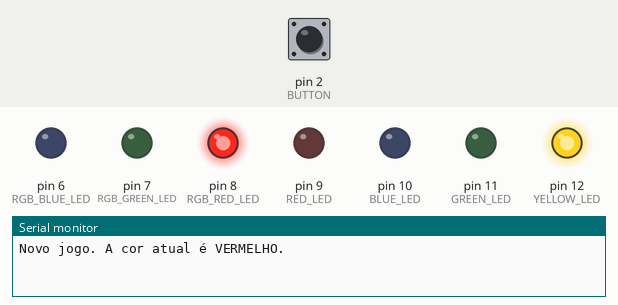
Bench run of a sketch on a simulated Arduino Uno, built with avr-gcc and run on an emulated ATmega328P. Shown: output pins drawn as LEDs (lit = HIGH), the last lines printed to the serial monitor. Dashed ring = blinking. The inputs (shaded band) are chosen by the test bench; at power-on: pin 2 (BUTTON) HIGH. Random numbers use the default seed unless the sketch sets one.

Above: at 1.2 s.
1.3 s: pin 2 (BUTTON) pulled LOW for 0.15 s
At 2.4 s:
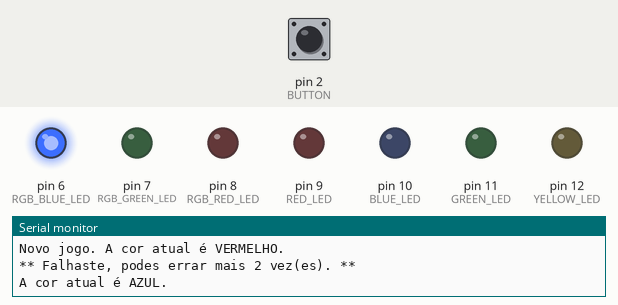
4.4 s: pin 2 (BUTTON) pulled LOW for 1 s
At 5.2 s:
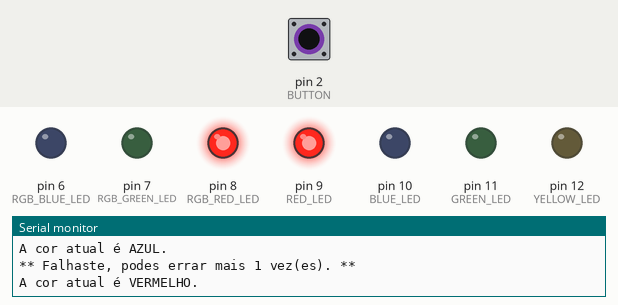
8.4 s: pin 2 (BUTTON) pulled LOW for 0.15 s
At 9.7 s:
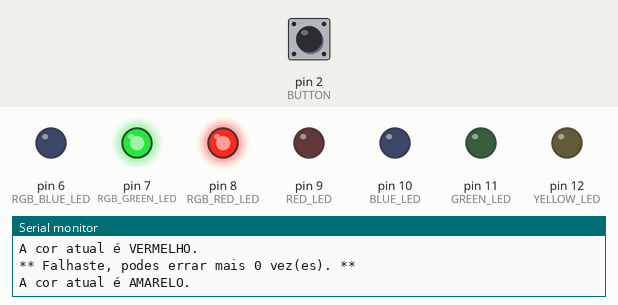
11.5 s: pin 2 (BUTTON) pulled LOW for 3.2 s
At 15.0 s:
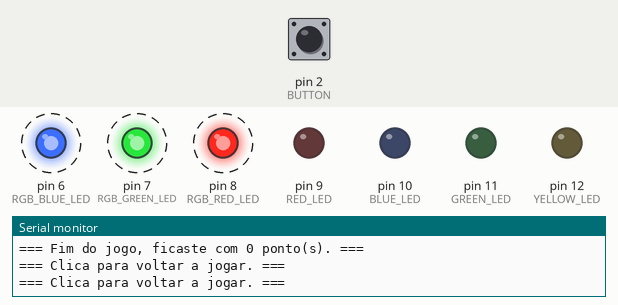
17.7 s: pin 2 (BUTTON) pulled LOW for 0.15 s
At 19.6 s:
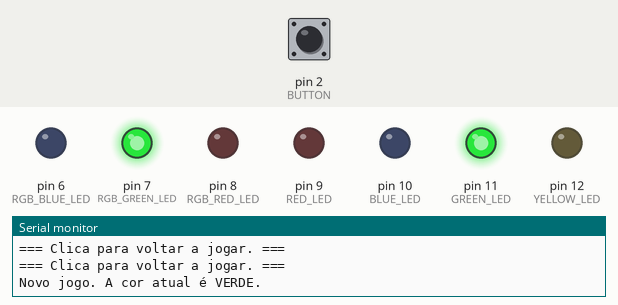
20.8 s: pin 2 (BUTTON) pulled LOW for 1 s
At 22.1 s:
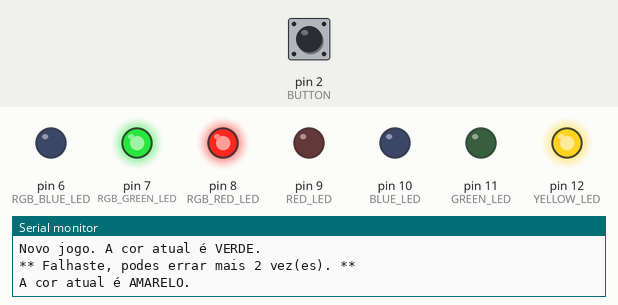
Timing chart, 0 to 30.7 s (numbered marks = the images above; inputs shaded):
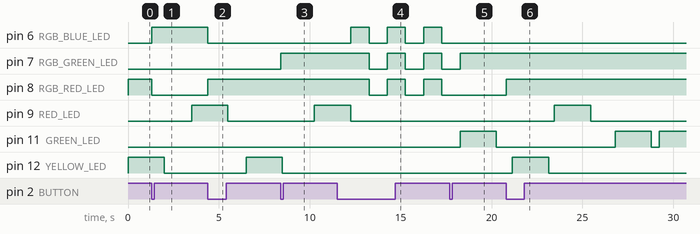

The sketch:

game.ino
```cpp
/*
- O objetivo do jogo e clicar no botao quando a cor certa (a que aparecer no LED RGB) ligar:
  -> Cada vez que se acerta, ganha-se um ponto e a velocidade aumenta;
  -> Em caso de erro, perde-se uma vida. Pode-se falhar, no maximo, 3 vezes (na 4a o jogo acaba).
*/

#define BUTTON 2

#define RED_LED 9
#define GREEN_LED 11
#define BLUE_LED 10
#define YELLOW_LED 12

#define RGB_RED_LED 8
#define RGB_GREEN_LED 7
#define RGB_BLUE_LED 6

#define MAX_TRIES 3

#define debounce 1


typedef enum {
  NO_COLOR = -1,
  RED = 0,
  GREEN = 1,
  BLUE = 2,
  YELLOW = 3,
  WHITE = 4
} colors;

unsigned long lightRate = 2000;
int fails = 0;
int score = 0;
volatile int rightColor = NO_COLOR;
volatile int currentColor = NO_COLOR;
volatile int previousColor = NO_COLOR;
bool running = false;
int elapse_timer = 0;

static int leds[] = {RED_LED, GREEN_LED, BLUE_LED, YELLOW_LED};

void setup() {

  Serial.begin(9600);

  pinMode(BUTTON, INPUT_PULLUP);

  pinMode(RED_LED, OUTPUT);
  pinMode(GREEN_LED, OUTPUT);
  pinMode(BLUE_LED, OUTPUT);
  pinMode(YELLOW_LED, OUTPUT);

  pinMode(RGB_RED_LED, OUTPUT);
  pinMode(RGB_GREEN_LED, OUTPUT);
  pinMode(RGB_BLUE_LED, OUTPUT);

  attachInterrupt(digitalPinToInterrupt(BUTTON), pressButton, FALLING);

  randomSeed(analogRead(0));
  running = true;
}

void loop() {

  Serial.print("Novo jogo. ");
  chooseColor();

  while (fails <= MAX_TRIES) {
    currentColor = random(RED, YELLOW+1);
    digitalWrite(leds[currentColor], HIGH);

    delay(lightRate);

    digitalWrite(leds[currentColor], LOW);
    currentColor = NO_COLOR;

    delay(random(2000));
  }

  while (running == false) {
    Serial.println("=== Clica para voltar a jogar. ===\n");
    blink();
  }

}

void blink() {
    // color code #FFFFFF (R = 255, G = 255, B = 255)
    analogWrite(RGB_RED_LED,   255);
    analogWrite(RGB_GREEN_LED, 255);
    analogWrite(RGB_BLUE_LED,  255);
    delay(1000);

    // color code #000000 (R = 0, G = 0, B = 0)
    analogWrite(RGB_RED_LED,   0);
    analogWrite(RGB_GREEN_LED, 0);
    analogWrite(RGB_BLUE_LED,  0);
    delay(1000);
}

void chooseColor() {
  rightColor = random(RED, YELLOW+1);
    switch(rightColor) {
      case RED:
        // color code #FF0000 (R = 255, G = 0, B = 0)
        analogWrite(RGB_RED_LED,   255);
        analogWrite(RGB_GREEN_LED, 0);
        analogWrite(RGB_BLUE_LED,  0);
        Serial.println("A cor atual é VERMELHO.\n");
        break;

      case GREEN:
        // color code #00FF00 (R = 0, G = 255, B = 0)
        analogWrite(RGB_RED_LED,   0);
        analogWrite(RGB_GREEN_LED, 255);
        analogWrite(RGB_BLUE_LED,  0);
        Serial.println("A cor atual é VERDE.\n");
        break;

      case BLUE:
        // color code #0000FF (R = 0, G = 0, B = 255)
        analogWrite(RGB_RED_LED,   0);
        analogWrite(RGB_GREEN_LED, 0);
        analogWrite(RGB_BLUE_LED,  255);
        Serial.println("A cor atual é AZUL.\n");
        break;

      case YELLOW:
        // color code #FFFF00 (R = 255, G = 255, B = 0)
        analogWrite(RGB_RED_LED,   255);
        analogWrite(RGB_GREEN_LED, 255);
        analogWrite(RGB_BLUE_LED,  0);
        Serial.println("A cor atual é AMARELO.\n");
        break;

    }
}

void pressButton() {
  noInterrupts();
  static unsigned long last_interrupt_time = 0;
  unsigned long interrupt_time = millis();

  if (interrupt_time - last_interrupt_time > 200) {
    if (running) {
      if (currentColor == rightColor) {
        // acertou
        score += 1;
        Serial.print("** Boa! Acertaste na cor certa! Tens ");
        Serial.print(score);
        Serial.println(" ponto(s). **\n");
        lightRate *= 0.95;
        chooseColor();

      } else {
        // errou
        fails += 1;
        if (fails <= 3) {
          // ainda existem tentativas
          Serial.print("** Falhaste, podes errar mais ");
          Serial.print(MAX_TRIES - fails);
          Serial.println(" vez(es). **\n");
          chooseColor();

        } else {
          // ja nao existem tentativas
          running = false;
          Serial.print("=== Fim do jogo, ficaste com ");
          Serial.print(score);
          Serial.println(" ponto(s). ===\n");

        }

      }
    } else {
      // recomecar jogo
      running = true;
      fails = 0;
      lightRate = 2000;
      score = 0;

    }

  }
  last_interrupt_time = interrupt_time;

  interrupts();

}
```

Measured:
- after the input at 1.3 s, pin 6 (RGB_BLUE_LED): LOW → HIGH at once; pin 8 (RGB_RED_LED): HIGH → LOW at once; pin 9 (RED_LED): LOW → HIGH after 2.2 s
- after the input at 4.4 s, pin 6 (RGB_BLUE_LED): HIGH → LOW at once; pin 8 (RGB_RED_LED): LOW → HIGH at once
- after the input at 8.4 s, pin 7 (RGB_GREEN_LED): LOW → HIGH at once; pin 9 (RED_LED): LOW → HIGH after 1.8 s
- after the input at 11.5 s, pin 6 (RGB_BLUE_LED): alternates HIGH for 1.0 s and LOW for 1.0 s, starting after 0.77 s; pin 7 (RGB_GREEN_LED), pin 8 (RGB_RED_LED): alternates HIGH for 1.0 s and LOW for 1.0 s, starting after 1.8 s
- after the input at 17.7 s, pin 11 (GREEN_LED): LOW → HIGH after 0.57 s, → LOW 2.0 s later
- after the input at 20.8 s, pin 8 (RGB_RED_LED): LOW → HIGH at once; pin 9 (RED_LED): LOW → HIGH after 2.7 s, → LOW 2.0 s later; pin 11 (GREEN_LED): LOW → HIGH after 6.0 s, → LOW 2.0 s later, → HIGH 0.43 s later
